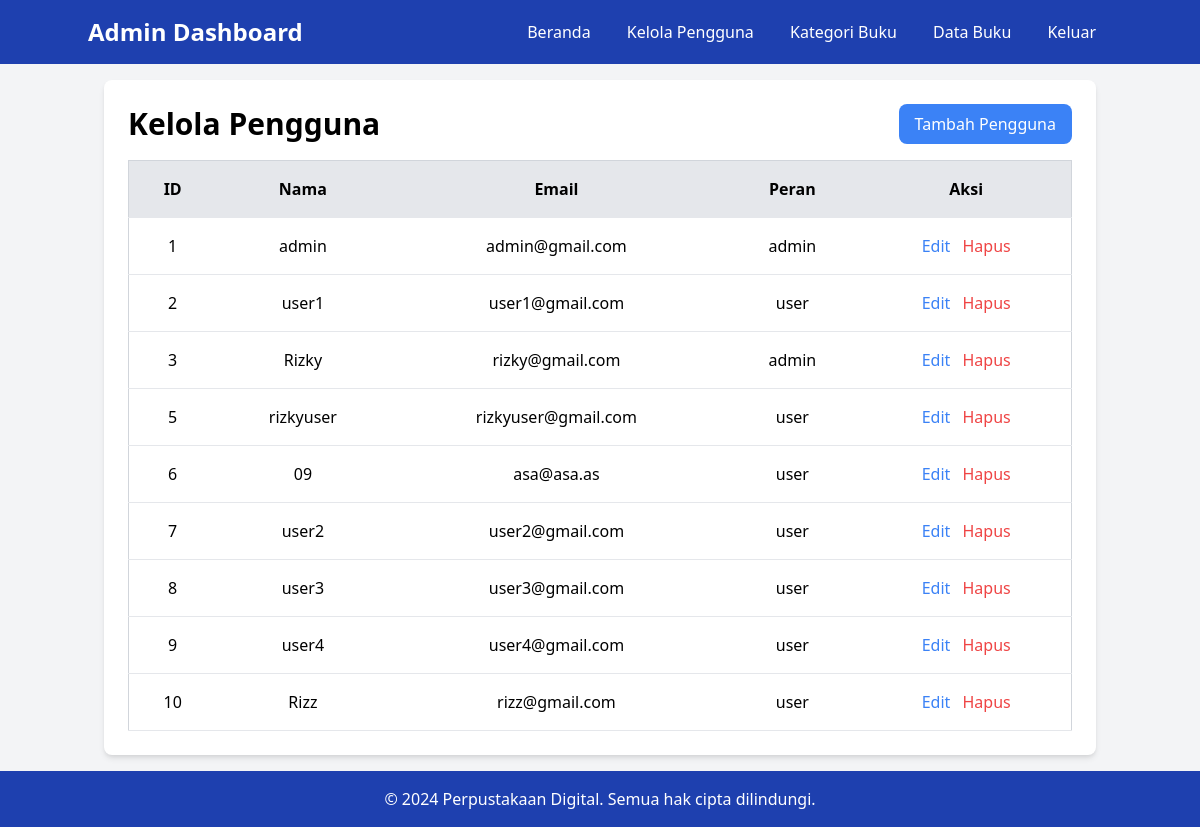
The page /manage_users.php (signed in) on the database its author committed.
### tables this page shows
CREATE TABLE `users` (
  `id` int(11) NOT NULL,
  `name` varchar(50) NOT NULL,
  `email` varchar(255) NOT NULL,
  `password` varchar(255) NOT NULL,
  `role` enum('admin','user') NOT NULL DEFAULT 'user',
  `created_at` timestamp NOT NULL DEFAULT current_timestamp(),
  `updated_at` timestamp NOT NULL DEFAULT current_timestamp() ON UPDATE current_timestamp()
);

### public/manage_users.php (the view, shortened to what this page needs)
<?php
require '../includes/db.php';
$query = $pdo->query("SELECT * FROM users");
$users = $query->fetchAll(PDO::FETCH_ASSOC);
?>
<?php
require 'header_admin.php';
?>
<div class="flex justify-between items-center mb-4">
    <h1 class="text-3xl font-bold">Kelola Pengguna</h1>
    <a href="create_user.php" class="bg-blue-500 text-white py-2 px-4 rounded-lg hover:bg-blue-600">Tambah Pengguna</a>
</div>
<table class="w-full bg-white border border-gray-300 rounded-lg">
    <thead>
        <tr class="bg-gray-200">
            <th class="p-4 border-b">ID</th>
            <th class="p-4 border-b">Nama</th>
            <th class="p-4 border-b">Email</th>
            <th class="p-4 border-b">Peran</th>
            <th class="p-4 border-b">Aksi</th>
        </tr>
    </thead>
    <tbody>
        <?php foreach ($users as $user): ?>
            <tr>
                <td class="p-4 border-b text-center"><?php echo htmlspecialchars($user['id']); ?></td>
                <td class="p-4 border-b text-center"><?php echo htmlspecialchars($user['name']); ?></td>
                <td class="p-4 border-b text-center"><?php echo htmlspecialchars($user['email']); ?></td>
                <td class="p-4 border-b text-center"><?php echo htmlspecialchars($user['role']); ?></td>
                <td class="p-4 border-b text-center">
                    <a href="edit_user.php?id=<?php echo htmlspecialchars($user['id']); ?>" class="text-blue-500 hover:underline">Edit</a>
                    <a href="delete_user.php?id=<?php echo htmlspecialchars($user['id']); ?>" class="text-red-500 hover:underline ml-2" onclick="return confirm('Apakah Anda yakin ingin menghapus pengguna ini?');">Hapus</a>
                </td>
            </tr>
        <?php endforeach; ?>
    </tbody>
</table>
<?php
require 'footer.php';
?>

### public/header_admin.php (shortened to what this page needs)
<!DOCTYPE html>
<html lang="en">
<head>
    <link href="https://cdn.jsdelivr.net/npm/tailwindcss@2.2.19/dist/tailwind.min.css" rel="stylesheet">
</head>
<body class="bg-gray-100 min-h-screen flex flex-col">
    <nav class="bg-blue-800 p-4 text-white">
        <div class="container mx-auto flex justify-between items-center">
            <a href="home_admin.php" class="text-2xl font-bold">Admin Dashboard</a>
            <div>
                <a href="home_admin.php" class="px-4 py-2 hover:bg-blue-700">Beranda</a>
                <a href="manage_users.php" class="px-4 py-2 hover:bg-blue-700">Kelola Pengguna</a>
                <a href="kategori_buku.php" class="px-4 py-2 hover:bg-blue-700">Kategori Buku</a>
                <a href="data_buku.php" class="px-4 py-2 hover:bg-blue-700">Data Buku</a>
                <a href="logout.php" class="px-4 py-2 hover:bg-blue-700">Keluar</a>
            </div>
        </div>
    </nav>
    <main class="container mx-auto p-4 flex-grow">
        <div class="bg-white shadow-md rounded-lg p-6">

### public/footer.php
</div>
</main>
<footer class="bg-blue-800 text-white p-4 text-center">
    <p>&copy; 2024 Perpustakaan Digital. Semua hak cipta dilindungi.</p>
</footer>
</body>
</html>

### rows shown on the page
users: id "1", name "admin", email "admin@gmail.com", role "admin"
users: id "2", name "user1", email "user1@gmail.com", role "user"
users: id "3", name "Rizky", email "rizky@gmail.com", role "admin"
users: id "5", name "rizkyuser", email "rizkyuser@gmail.com", role "user"
users: id "6", name "09", email "asa@asa.as", role "user"
users: id "7", name "user2", email "user2@gmail.com", role "user"
users: id "8", name "user3", email "user3@gmail.com", role "user"
users: id "9", name "user4", email "user4@gmail.com", role "user"
users: id "10", name "Rizz", email "rizz@gmail.com", role "user"
